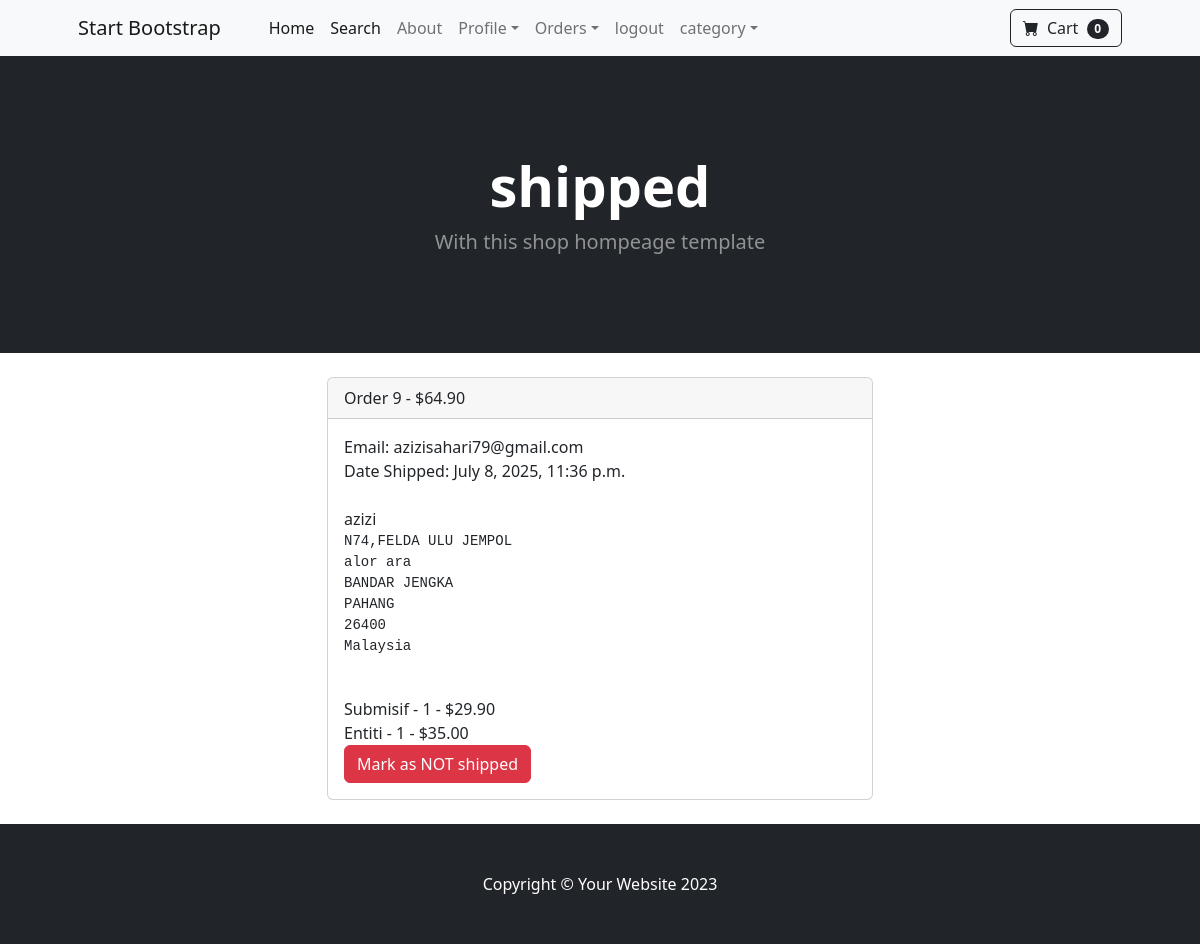
/payment/orders/9/ (signed in), run on the app's committed database.
### payment/models.py (models this page shows, shortened)
class Order(models.Model):
    user =models.ForeignKey(User,on_delete=models.CASCADE, null = True,blank=True)
    full_name = models.CharField(max_length=255)
    email = models.EmailField(max_length=255)
    shipping_address = models.TextField(max_length=150000)
    amount_paid = models.DecimalField(max_digits=10,decimal_places=2)
    date_ordered = models.DateTimeField(auto_now_add=True)
    shipped =models.BooleanField(default=False)
    date_shipped = models.DateTimeField(blank=True,null=True)

class OrderItem(models.Model):
    order = models.ForeignKey(Order,on_delete=models.CASCADE, null = True)
    product =models.ForeignKey(Product,on_delete=models.CASCADE, null = True)
    user =models.ForeignKey(User,on_delete=models.CASCADE, null = True,blank=True)
    quantity = models.PositiveBigIntegerField(default=1)
    price =models.DecimalField(max_digits=7,decimal_places=2)

### store/models.py (models this page shows)
class Product(models.Model):
    name = models.CharField(max_length= 50)
    price = models.DecimalField(default= 0,decimal_places = 2,max_digits=6)
    category = models.ForeignKey(Category,on_delete=models.CASCADE, default= 1)
    description = models.CharField(max_length= 250,default='',blank= True,null=True)
    image =models.ImageField(upload_to= 'upload/prouduct/')
    is_sale = models.BooleanField(default=False)
    sale_price = models.DecimalField(default= 0,decimal_places = 2,max_digits=6)
    def __str__(self):
        return self.name

### payment/views.py (the view, shortened to what this page needs)
# urls.py: path('orders/<int:pk>/', views.orders, name="orders"),
def orders(request,pk):
    if request.user.is_authenticated and request.user.is_superuser:
        order = Order.objects.get(id=pk)
        items = OrderItem.objects.filter(order=pk)
        return render (request,"payment/orders.html",{"order": order,"items":items})
    else:
        messages.success(request,"access denied")
        return redirect ('home')

### cart/cart.py (called while the page is built)
    def __len__(self):
        return len(self.cart)

### cart/context_processors.py (called while the page is built)
def cart(request):
    return {
        'cart': Cart(request),
        'cart_items_count': len(Cart(request))  # Explicit count
    }

### payment/templates/payment/orders.html (shortened to what this page needs)
{% extends "base.html" %}
{%block content %}
        <header class="bg-dark py-5">
            <div class="container px-4 px-lg-5 my-5">
                <div class="text-center text-white">
                    <h1 class="display-4 fw-bolder">shipped</h1>
                    <p class="lead fw-normal text-white-50 mb-0">With this shop hompeage template</p>
                </div>
            </div>
        </header>
<br>
  <div class="container">
            <div class = "row">
                    <div class = "col-md-6 offset-md-3">
   <div class="card">
    <div class="card-header">
        Order {{ order.id }} - ${{ order.amount_paid }}
    </div>
    <div class="card-body">
        Email: {{ order.email }}<br/>
        {% if order.date_shipped %}
            Date Shipped: {{ order.date_shipped }}
        {% else %}
            Date Ordered: {{ order.date_ordered }}
        {% endif %}
        <br/><br/>
        {{ order.full_name }}<br/>
        <pre>{{ order.shipping_address }}</pre>
        <br/>
        {% for item in items %}
            {{ item.product }} - {{ item.quantity }} - ${{ item.price }}<br/>
        {% endfor %}
        {% if not order.shipped %}
            <form method='POST'>
            {% csrf_token %}
            <input type="hidden" name="shipping_status" value="true">
            <button type="Submit" class="btn btn-success">Mark as shipped</button>
            </form>
        {% else %}
            <form method='POST'>
            <button type="Submit" class="btn btn-danger">Mark as NOT shipped</button>
            </form>
        {% endif %}
    </div>
</div>
</div></div></div>
<br>
   {% endblock %}

### data on the page
Order: id "9", amount_paid "64.90", email "azizisahari79@gmail.com", date_shipped "July 8, 2025, 11:36 p.m.", full_name "azizi", shipping_address "N74,FELDA ULU JEMPOL alor ara BANDAR JENGKA PAHANG 26400 Malaysia"
OrderItem: product "Submisif", quantity "1", price "29.90"
OrderItem: product "Entiti", quantity "1", price "35.00"

### other printed values
{{ cart_items_count }} "0"
